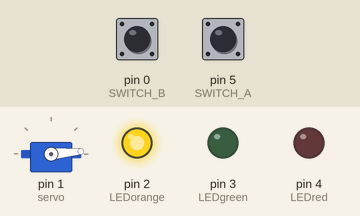
Recording of a sketch running on a simulated Arduino Uno, built with avr-gcc and run on an emulated ATmega328P. Parts: servo, output pins drawn as LEDs (lit = HIGH). Wiring (inferred from the names in the program): servo: signal pin 1. Inputs (shaded band) come from the test bench; at power-on: pin 0 (SWITCH_B) HIGH, pin 5 (SWITCH_A) HIGH. Servo pulses on a pin are drawn as a servo (544–2400 µs = 0–180°); pins used as bus, display or sensor lines are not drawn.

Above: at 1.27 s.
1.3 s: pin 0 (SWITCH_B) pulled LOW for 0.15 s
At 1.67 s:
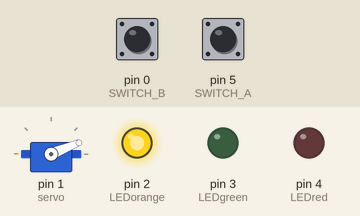
4.3 s: pin 5 (SWITCH_A) pulled LOW for 0.15 s
At 7.0 s:
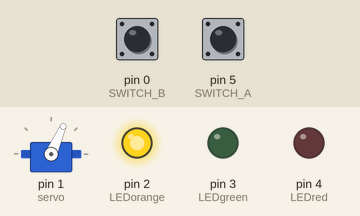
7.3 s: pin 0 (SWITCH_B) pulled LOW for 1 s
At 10.1 s:
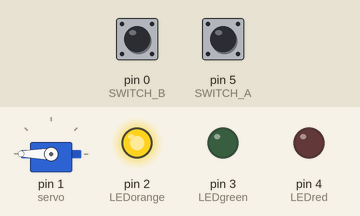
10.3 s: pin 5 (SWITCH_A) pulled LOW for 1 s
At 10.36 s:
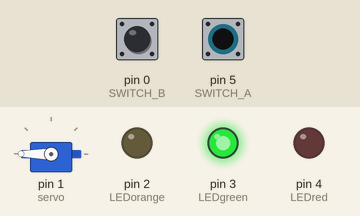
13.3 s: pin 0 (SWITCH_B) pulled LOW for 3.2 s
At 16.3 s:
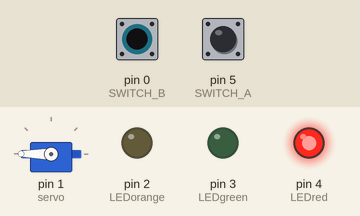
18.0 s: pin 5 (SWITCH_A) pulled LOW for 3.2 s
At 21.0 s:
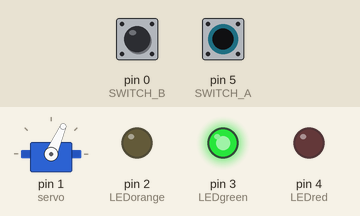
Timing chart, 0 to 22.7 s (numbered marks = the images above; inputs shaded):
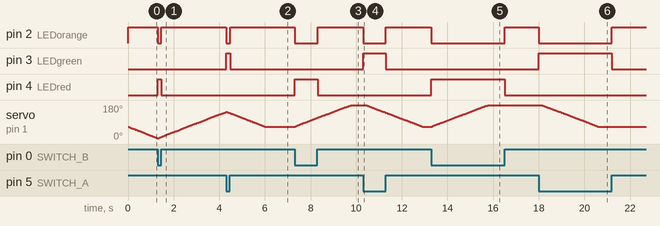

Measured:
- after the input at 1.3 s, pin 2 (LEDorange): HIGH → LOW at once, → HIGH 0.15 s later; pin 4 (LEDred): LOW → HIGH at once, → LOW 0.15 s later
- after the input at 4.3 s, pin 2 (LEDorange): HIGH → LOW at once, → HIGH 0.15 s later; pin 3 (LEDgreen): LOW → HIGH at once, → LOW 0.15 s later
- after the input at 7.3 s, pin 2 (LEDorange): HIGH → LOW at once, → HIGH 1.0 s later; pin 4 (LEDred): LOW → HIGH at once, → LOW 1.0 s later; servo on pin 1 (servo): moves from 66° to 180° over 2.5 s, starting at once
- after the input at 10.3 s, pin 2 (LEDorange): HIGH → LOW at once, → HIGH 1.0 s later; pin 3 (LEDgreen): LOW → HIGH at once, → LOW 1.0 s later; servo on pin 1 (servo): moves from 180° to 66° over 2.5 s, starting after 0.14 s
- after the input at 13.3 s, pin 2 (LEDorange): HIGH → LOW at once, → HIGH 3.2 s later; pin 4 (LEDred): LOW → HIGH at once, → LOW 3.2 s later; servo on pin 1 (servo): moves from 66° to 180° over 2.5 s, starting at once
- after the input at 18.0 s, pin 2 (LEDorange): HIGH → LOW at once, → HIGH 3.2 s later; pin 3 (LEDgreen): LOW → HIGH at once, → LOW 3.2 s later; servo on pin 1 (servo): moves from 180° to 66° over 2.5 s, starting after 0.14 s

The sketch:

lynn_bahnschranke_slow_servo.ino
```cpp
// servo end position of barrier up
const float schranke_DOWN = 185.0;
// servo end position of barrier down
const float schranke_UP = 66.0;
// servo current position
float schranke_POS = schranke_UP;
// servo increment
const float schranke_DELTA = 1;
// servo target position
float schranke_TARGET;

int servo = 1;

bool pulse_on = false;

int LEDgreen = 3;
int LEDorange = 2;
int LEDred = 4;

int SWITCH_A = 5;
int SWITCH_B = 0;

bool a = 0;
bool b = 0;

void servo_pulse(int pin, int pos){
  int pulse = map(pos,0, 180, 700, 2300);
  digitalWrite(pin, HIGH);
  delayMicroseconds(pulse);
  digitalWrite(pin, LOW);
  delay(20);
}

void setup() {
  // set servo to OUTPUT
  pinMode(servo, OUTPUT);

  // set LED pins to output
  pinMode(LEDgreen, OUTPUT);
  pinMode(LEDorange, OUTPUT);
  pinMode(LEDred, OUTPUT);

  // set switch pins to INPUT_PULLUP
  // three-position switch, where center position disconnects
  // both ends
  pinMode(SWITCH_A, INPUT_PULLUP);
  pinMode(SWITCH_B, INPUT_PULLUP);
}

void loop() {
  a = digitalRead(SWITCH_A);
  b = digitalRead(SWITCH_B);
  digitalWrite(LEDgreen, !a);
  digitalWrite(LEDred, !b);
  digitalWrite(LEDorange, a && b);


  // on green
  if (!a) {
    schranke_TARGET = schranke_UP;
  }
  // on red
  if (!b) {
    schranke_TARGET = schranke_DOWN;
  }

  if (schranke_POS > schranke_TARGET) {
    schranke_POS -= schranke_DELTA;
    pulse_on = true;
  } else if (schranke_POS < schranke_TARGET) {
    schranke_POS += schranke_DELTA;
    pulse_on = true;
  } else if (schranke_POS == schranke_TARGET) {
    pulse_on = false;
  }
  if (pulse_on) {
    servo_pulse(servo, schranke_POS);
  }


}
```
